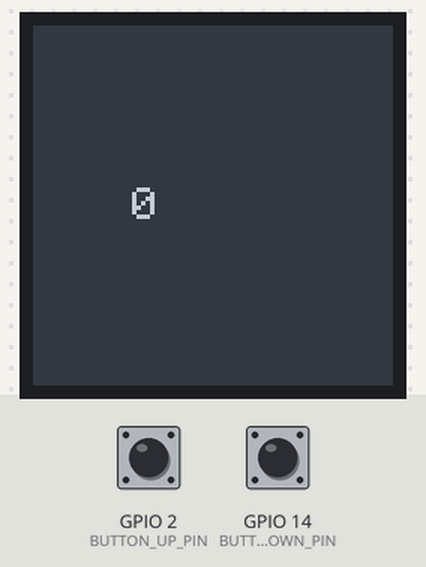
Bench run of a sketch on a simulated ESP32. Shown: 240×240 colour display. The inputs (shaded band) are chosen by the test bench; at power-on: GPIO 2 (BUTTON_UP_PIN) HIGH, GPIO 14 (BUTTON_DOWN_PIN) HIGH.

Above: at 1.4 s.
1.5 s: GPIO 2 (BUTTON_UP_PIN) pulled LOW for 1 s
At 2.8 s:
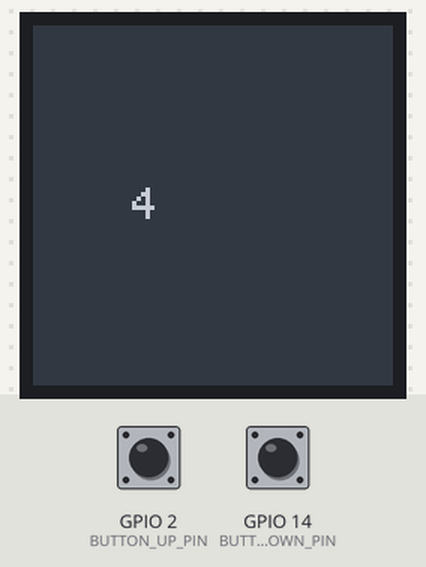
4.0 s: GPIO 2 (BUTTON_UP_PIN) pulled LOW for 0.15 s
At 5.0 s:
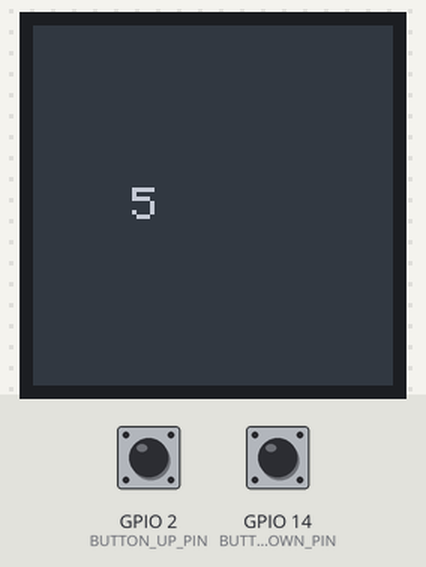
5.6 s: GPIO 14 (BUTTON_DOWN_PIN) pulled LOW for 3.2 s
At 6.04 s:
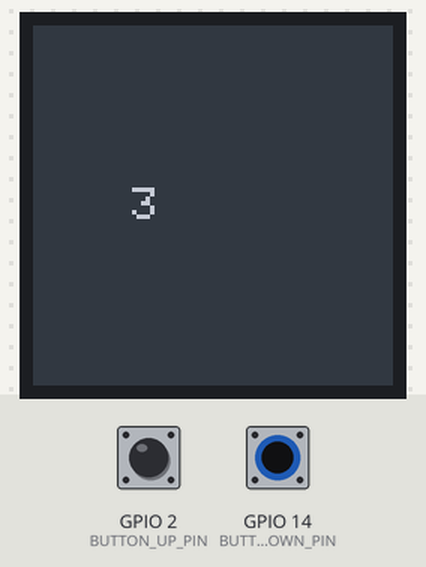
Timing chart, 0 to 8.6 s (numbered marks = the images above; inputs shaded):
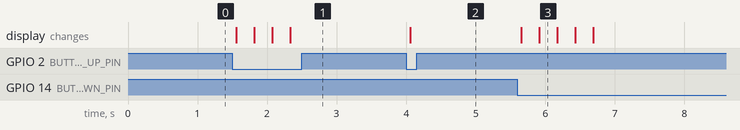

Measured:
- after the input at 1.5 s, the display: first changes after 0.06 s (image 1 shows a later state)
- after the input at 4.0 s, the display: changes after 0.06 s (image 2)
- after the input at 5.6 s, the display: first changes after 0.06 s (image 3 shows a later state)

The sketch:

sindv1touch.ino
```cpp
#include <Arduino.h>
#include <SPI.h>
#include <Arduino_GFX_Library.h>

#define PIN_DC   21
#define PIN_CS   22
#define PIN_SCK  18
#define PIN_MOSI 23
#define PIN_MISO -1
#define PIN_RST  19

#define BUTTON_UP_PIN 2
#define BUTTON_DOWN_PIN 14

Arduino_DataBus *bus = new Arduino_ESP32SPI(PIN_DC, PIN_CS, PIN_SCK, PIN_MOSI, PIN_MISO, VSPI);
Arduino_GC9A01 *tft = new Arduino_GC9A01(bus, PIN_RST, 0 /* rotation */, true /* IPS */);

int numero = 0;
int pantallaWidth = 240;
int pantallaHeight = 240;

uint16_t colorFondo = tft->color565(48, 57, 65);   // Color de fondo #303941
uint16_t colorTexto = tft->color565(198, 203, 212); // Color de texto #C6CBD4

void setup() {
  tft->begin();
  tft->fillScreen(colorFondo);
  tft->setTextColor(colorTexto);
  tft->setTextSize(3);

  pinMode(BUTTON_UP_PIN, INPUT_PULLUP);
  pinMode(BUTTON_DOWN_PIN, INPUT_PULLUP);

  mostrarNumero();
}

void loop() {
  if (digitalRead(BUTTON_UP_PIN) == LOW && numero < 100) {
    numero++;
    mostrarNumero();
    delay(200);
  }

  if (digitalRead(BUTTON_DOWN_PIN) == LOW && numero > 0) {
    numero--;
    mostrarNumero();
    delay(200);
  }
}

void mostrarNumero() {
  tft->fillScreen(colorFondo);

  int textWidth = 6 * 6 * 3; // Aproximado: 6 píxeles por carácter, 6 caracteres ("100"), tamaño de texto 3
  int x = (pantallaWidth - textWidth) / 2; // Centrar horizontalmente
  int y = (pantallaHeight - 8 * 3) / 2;    // Centrar verticalmente, 8 píxeles por altura de caracter

  tft->setCursor(x, y);
  tft->print(numero);
}
```
